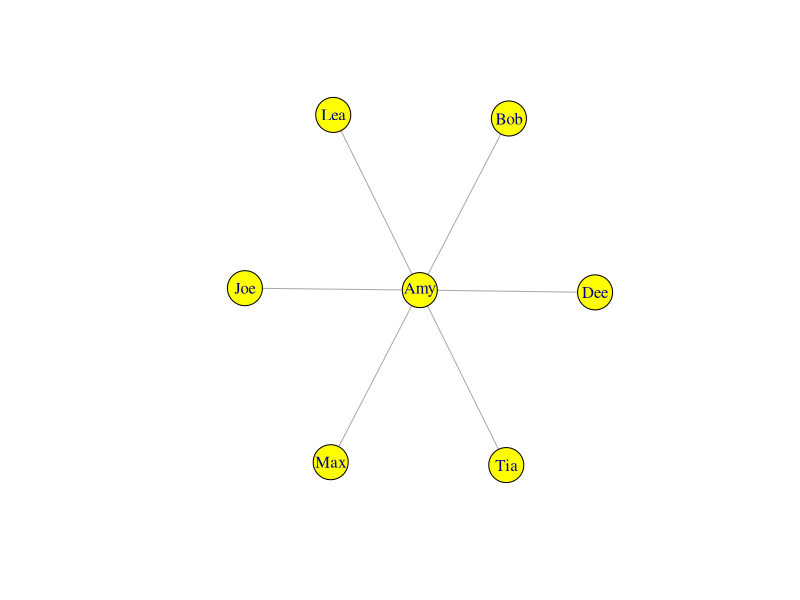
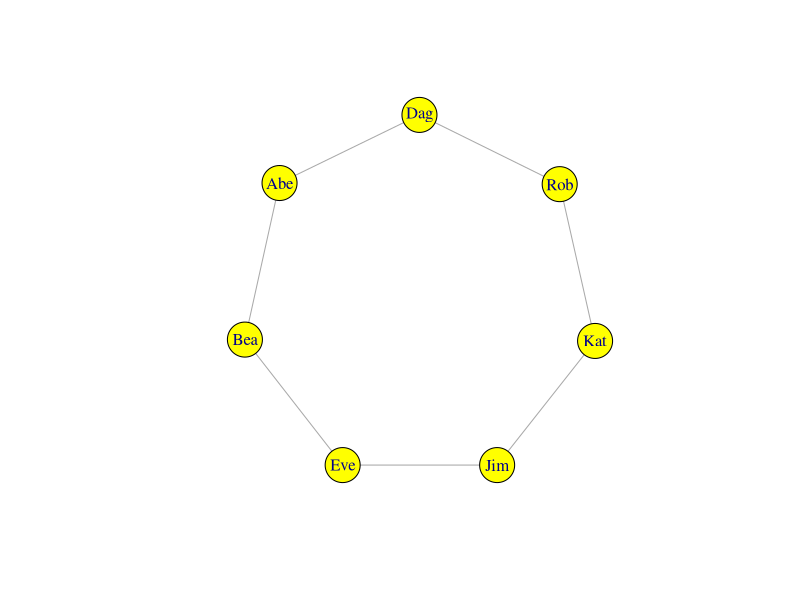
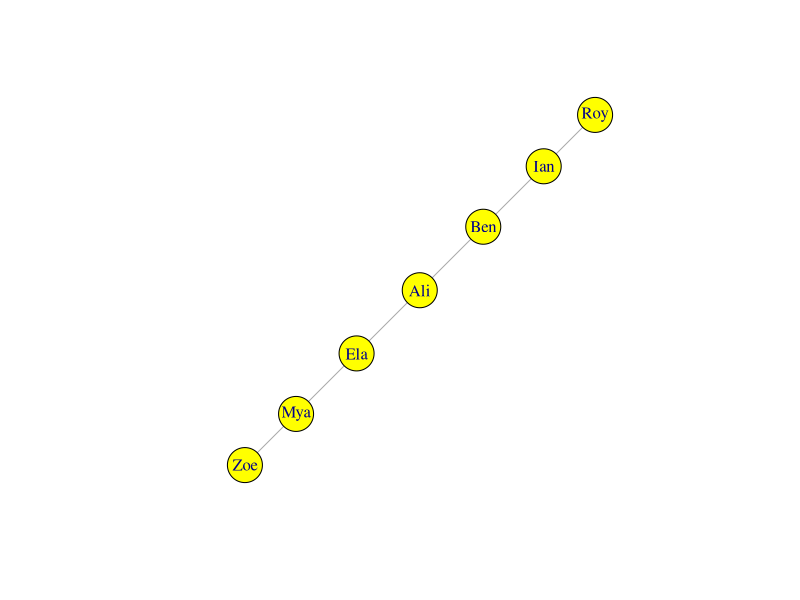
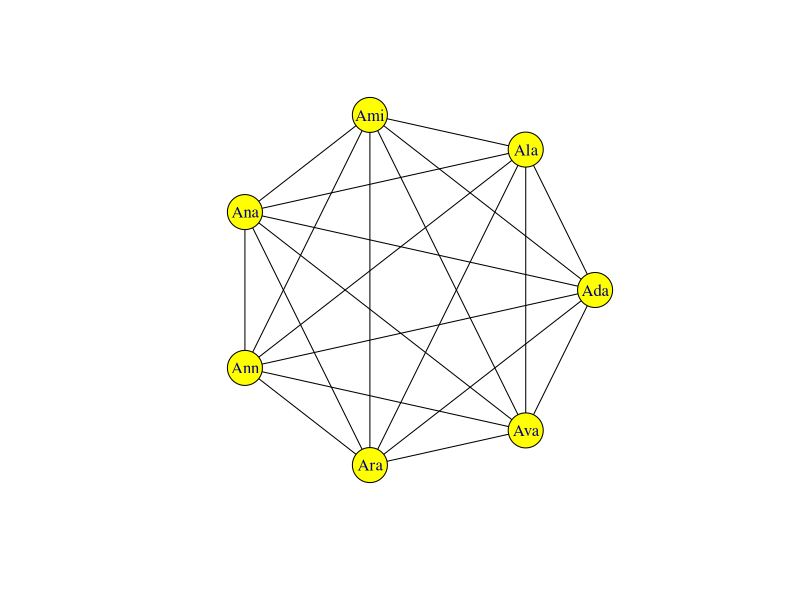
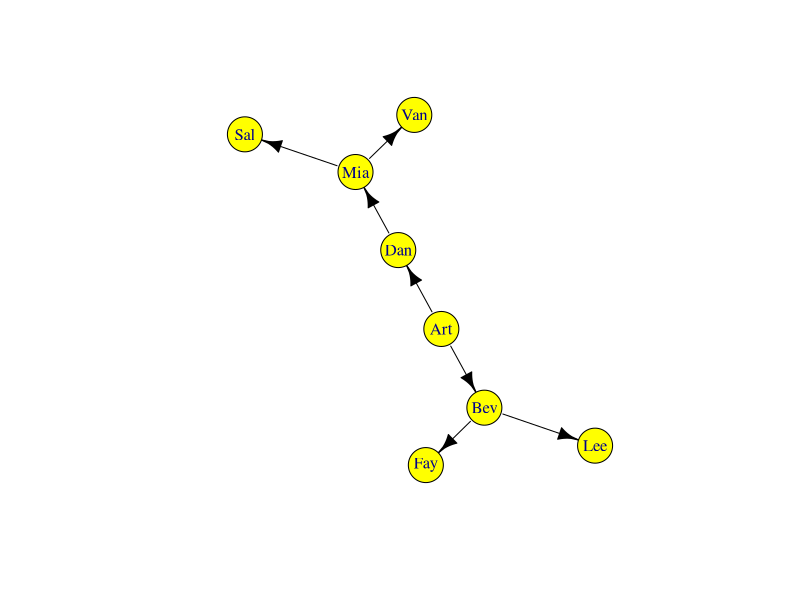
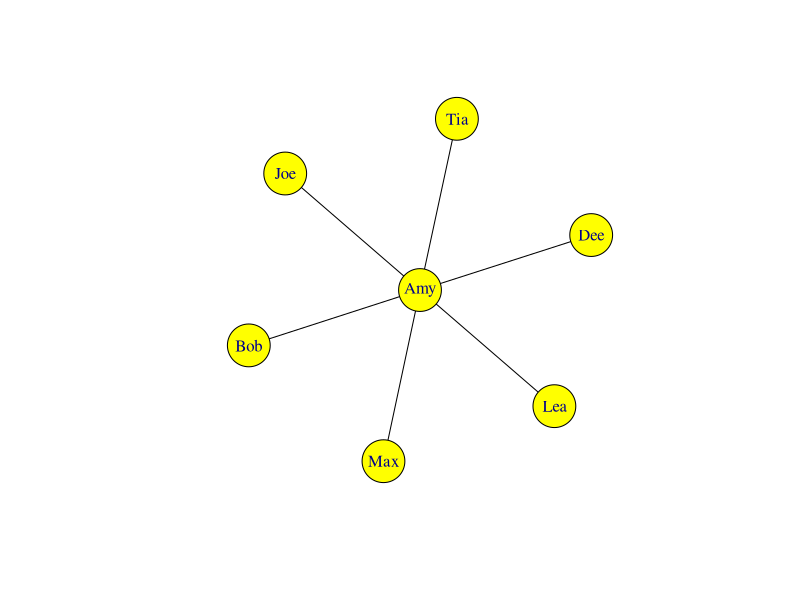
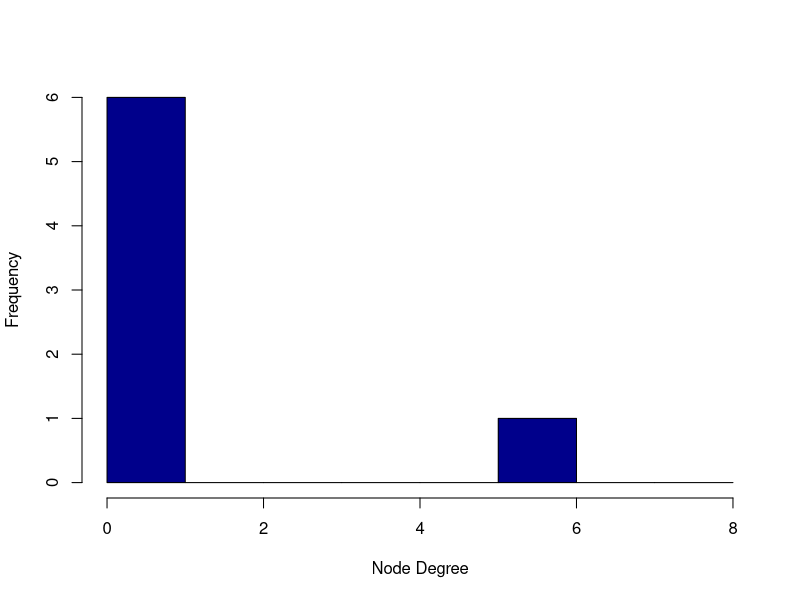
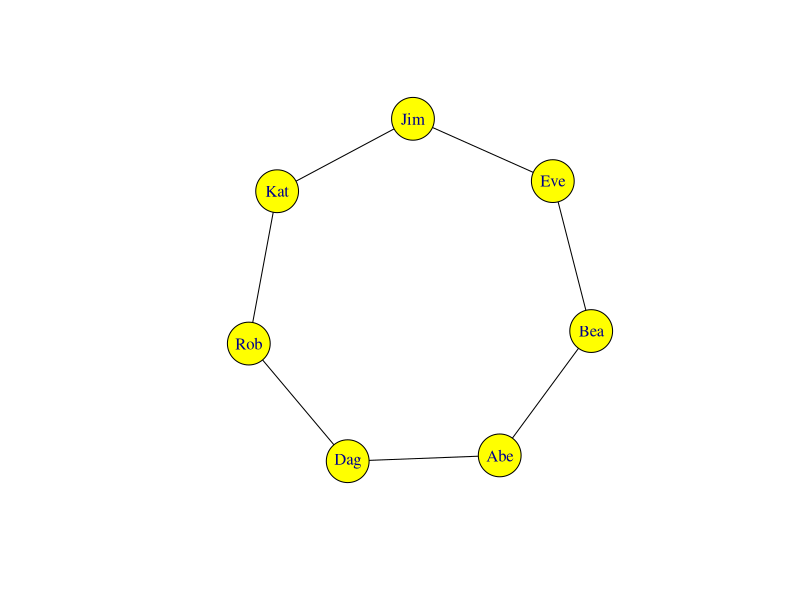

Source code (R) for these figures, in order:
# Defining and Visualizing Simple Networks (R)

# begin by installing necessary package igraph 

# load package into the workspace for this program
library(igraph)  # network/graph functions

# -------------------------
# star (undirected network)
# -------------------------
# define graph object for undirected star network
# using links for pairs of nodes by number
star <- graph.formula(1-2, 1-3, 1-4, 1-5, 1-6, 1-7)
# examine the graph object
print(str(star))

# name the nodes (vertices)
V(star)$name <- c("Amy", "Bob", "Dee", "Joe", "Lea", "Max", "Tia")

# examine the degree of each node
print(degree(star))

# determine the total number of links for the star (n-1)
print(sum(degree(star))/2)

# create an adjacency matrix object for the star network
star_mat <- get.adjacency(star)
print(star_mat)  # undirected networks are symmetric

# plot the network/graph to the console
plot(star, vertex.size = 20, vertex.color = "yellow")
# plot the network/graph and degree distribution to an external file
pdf(file = "fig_star_network.pdf", width = 5.5, height = 5.5)
plot(star, vertex.size = 25, vertex.color = "yellow", edge.color = "black")
hist(degree(star), col = "darkblue", 
    xlab = "Node Degree", xlim = c(0,8), main = "",
    breaks = c(0,1,2,3,4,5,6,7,8))
dev.off()

# ---------------------------
# circle (undirected network)
# ---------------------------
# define graph object for undirected circle network
# using links for pairs of nodes by number
circle <- graph.formula(1-2, 1-7, 2-3, 3-4, 4-5, 5-6, 6-7)
# examine the graph object
print(str(circle))

# name the nodes (vertices)
V(circle)$name <- c("Abe", "Bea", "Dag", "Eve", "Jim", "Kat", "Rob")

# examine the degree of each node
print(degree(circle))

# determine the total number of links 
print(sum(degree(circle))/2)

# create an adjacency matrix object for the circle network
circle_mat <- get.adjacency(circle)
print(circle_mat)  # undirected networks are symmetric

# plot the network/graph to the console
plot(circle, vertex.size = 20, vertex.color = "yellow")
# plot the network/graph and degree distribution to an external file
pdf(file = "fig_circle_network.pdf", width = 5.5, height = 5.5)
plot(circle, vertex.size = 25, vertex.color = "yellow", edge.color = "black")
hist(degree(circle), col = "darkblue", 
    xlab = "Node Degree", xlim = c(0,8), main = "",
    breaks = c(0,1,2,3,4,5,6,7,8))
dev.off()

# -------------------------
# line (undirected network)
# -------------------------
# define graph object for undirected line network
# using links for pairs of nodes by number
line <- graph.formula(1-2, 1-3, 2-4, 3-5, 4-6, 5-7)
# examine the graph object
print(str(line))

# name the nodes (vertices)
V(line)$name <- c("Ali", "Ben", "Ela", "Ian", "Mya", "Roy", "Zoe")

# examine the degree of each node
print(degree(line))

# determine the total number of links (n-1)
print(sum(degree(line))/2)

# create an adjacency matrix object for the line network
line_mat <- get.adjacency(line)
print(line_mat)  # undirected networks are symmetric

# plot the network/graph to the console
plot(line, vertex.size = 20, vertex.color = "yellow")
# plot the network/graph and degree distribution to an external file
pdf(file = "fig_line_network.pdf", width = 5.5, height = 5.5)
plot(line, vertex.size = 25, vertex.color = "yellow", edge.color = "black")
hist(degree(line), col = "darkblue", 
    xlab = "Node Degree", xlim = c(0,8), main = "",
    breaks = c(0,1,2,3,4,5,6,7,8))
dev.off()

# ---------------------------
# clique (undirected network)
# ---------------------------
# define graph object for undirected clique
# using links for pairs of nodes by number
a_clique <- graph.formula(1-2, 1-3, 1-4, 1-5, 1-6, 1-7,
                               2-3, 2-4, 2-5, 2-6, 2-7,
                                    3-4, 3-5, 3-6, 3-7,
                                         4-5, 4-6, 4-7,
                                              5-6, 5-7,
                                                   6-7)
# examine the graph object
print(str(a_clique))

# name the nodes (vertices)
V(a_clique)$name <- c("Ada", "Ala", "Ami", "Ana", "Ann", "Ara", "Ava")

# examine the degree of each node
print(degree(a_clique))

# determine the total number of links n(n-1)/2
print(sum(degree(a_clique))/2)

# create an adjacency matrix object for the clique
# this is a matrix of ones off-diagonal... fully connected
a_clique_mat <- get.adjacency(a_clique)
print(a_clique_mat)  # undirected networks are symmetric

# plot the network/graph to the console
plot(a_clique, vertex.size = 20, vertex.color = "yellow", 
    edge.color = "black", layout = layout.circle)
# plot the network/graph and degree distribution to an external file
pdf(file = "fig_clique_network.pdf", width = 5.5, height = 5.5)
plot(a_clique, vertex.size = 25, vertex.color = "yellow", 
    edge.color = "black", layout = layout.circle)
hist(degree(a_clique), col = "darkblue", 
    xlab = "Node Degree", xlim = c(0,8), main = "",
    breaks = c(0,1,2,3,4,5,6,7,8))
dev.off()

# -------------------------------
# tree (directed network/digraph)
# -------------------------------
# define graph object for undirected tree network
# using links for pairs of nodes by number
tree <- graph.formula(1-+2, 1-+3, 2-+4, 2-+5, 3-+6, 6-+7, 6-+8)
# examine the graph object
print(str(tree))

# name the nodes (vertices)
V(tree)$name <- c("Art", "Bev", "Dan", "Fay", "Lee", "Mia", "Sal", "Van")

# examine the degree of each node
print(degree(tree))

# create an adjacency matrix object for the tree network
tree_mat <- get.adjacency(tree)
print(tree_mat)  # directed networks are not symmetric

# plot the network/graph to the console 
plot(tree, vertex.size = 20, vertex.color = "yellow", edge.color = "black")

# plot the network/graph and degree distribution to an external file
# examine alternative layouts for plotting the tree 
pdf(file = "fig_tree_network_four_ways.pdf", width = 5.5, height = 5.5)
par(mfrow = c(1,1))  # four plots on one page
plot(tree, vertex.size = 25, vertex.color = "yellow", 
    layout = layout.fruchterman.reingold, edge.color = "black")
title("Fruchterman-Reingold Layout")   
plot(tree, vertex.size = 25, vertex.color = "yellow", 
    layout = layout.kamada.kawai, edge.color = "black")  
title("Kamada-Kawai Layout")    
plot(tree, vertex.size = 25, vertex.color = "yellow", 
    layout = layout.circle, edge.color = "black")
title("Circle Layout")     
plot(tree, vertex.size = 25, vertex.color = "yellow", 
    layout = layout.reingold.tilford, edge.color = "black")    
title("Reingold-Tilford Layout")       
hist(degree(tree), col = "darkblue", 
    xlab = "Node Degree", xlim = c(0,8), main = "",
    breaks = c(0,1,2,3,4,5,6,7,8))
dev.off()

